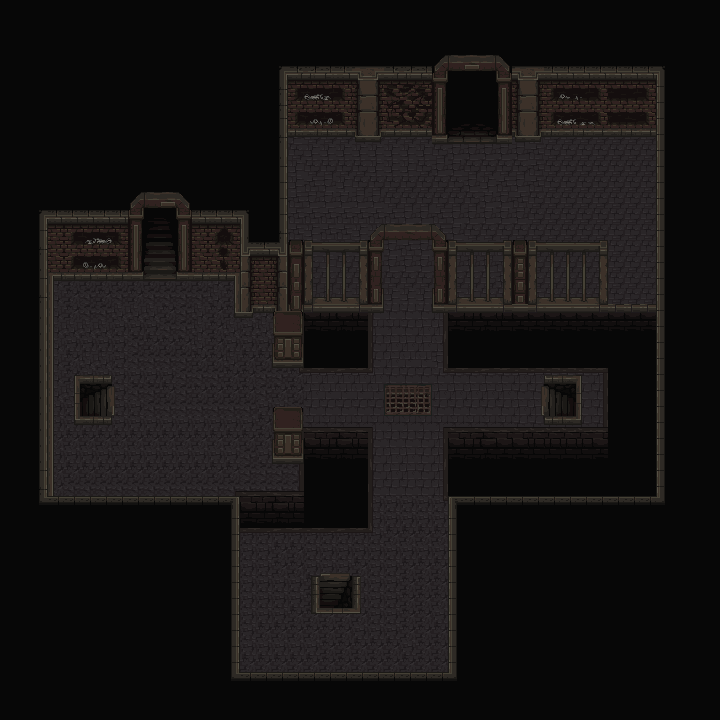

This game map was drawn from its Tiled (.tmx) file and the tilesets committed beside it. A one-line description and the trimmed map source follow:
An orthogonal 45x45 tile map with 16x16 px tiles, 6 tile layers (Boden, Eingang, Rand, Rand 2, ...).

<map version="1.10" tiledversion="1.11.2" orientation="orthogonal" renderorder="right-down" width="45" height="45" tilewidth="16" tileheight="16" infinite="0" nextlayerid="9" nextobjectid="1">
 <tileset firstgid="1" source="Assets.tsx" />
 <layer id="4" name="Boden" width="45" height="45">
  <data>[2025 cells, 1596 non-empty, 48 distinct tile ids]</data>
 </layer>
 <layer id="6" name="Eingang" width="45" height="45">
  <data>[2025 cells, 187 non-empty, 50 distinct tile ids]</data>
 </layer>
 <layer id="5" name="Rand" width="45" height="45">
  <data>[2025 cells, 372 non-empty, 41 distinct tile ids]</data>
 </layer>
 <layer id="7" name="Rand 2" width="45" height="45">
  <data>[2025 cells, 8 non-empty, 5 distinct tile ids]</data>
 </layer>
 <layer id="3" name="Wände" width="45" height="45">
  <data>[2025 cells, 1022 non-empty, 315 distinct tile ids]</data>
 </layer>
 <layer id="8" name="Pfeiler" width="45" height="45">
  <data>[2025 cells, 27 non-empty, 16 distinct tile ids]</data>
 </layer>
</map>
